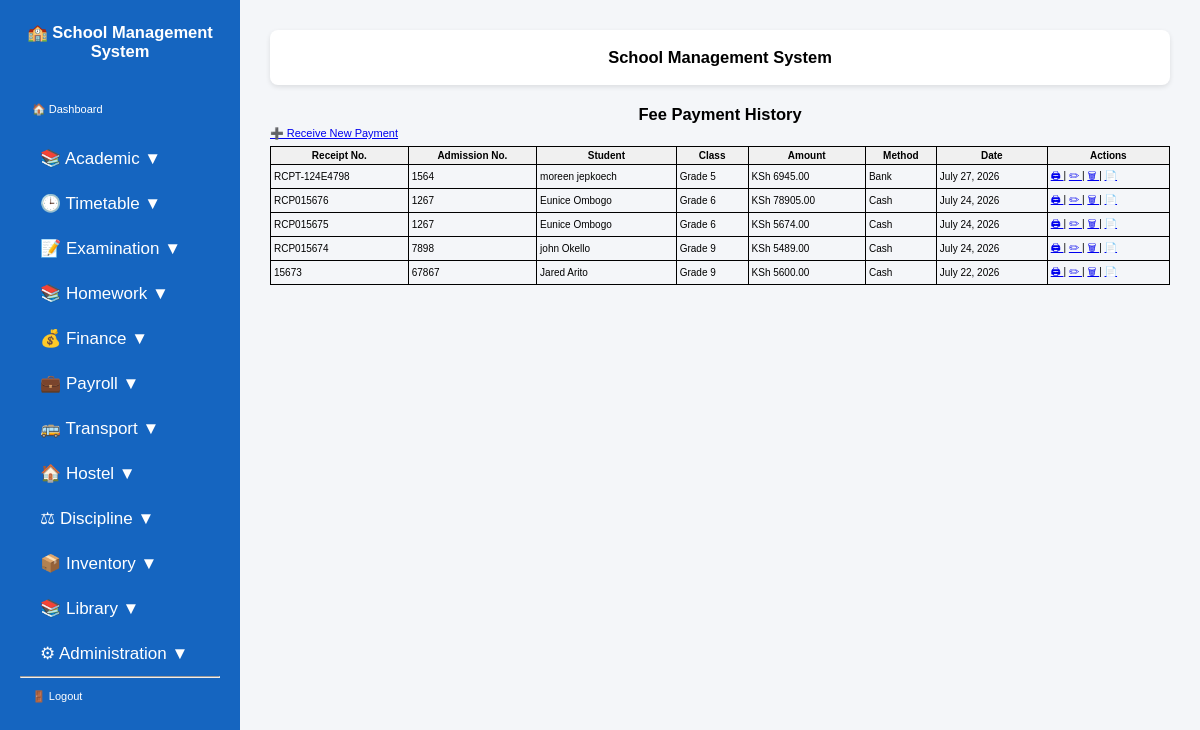
Page /fees/payments/ (signed in) on the earlier database version.
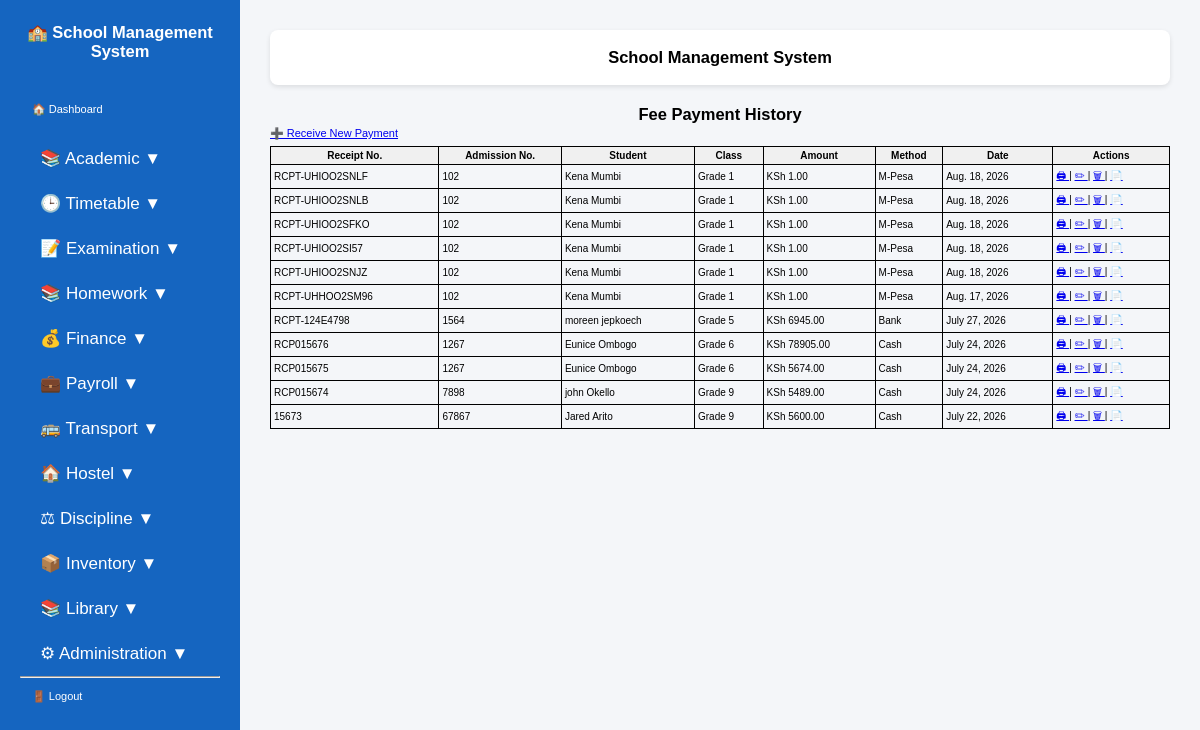
Same page on the later database version.
### students/models.py (models this page shows, shortened)
class FeePayment(models.Model):
    PAYMENT_METHODS = [
        ("Cash", "Cash"),
        ("M-Pesa", "M-Pesa"),
        ("Bank", "Bank"),
        ("Cheque", "Cheque"),
    ]
    student = models.ForeignKey(
        Student,
        on_delete=models.CASCADE
    )
    amount = models.DecimalField(
        max_digits=10,
        decimal_places=2,
    )
    payment_date = models.DateField()
    payment_method = models.CharField(
        max_length=20,
        choices=PAYMENT_METHODS,
        default="Cash",
    )
    receipt_number = models.CharField(
        max_length=50,
        unique=True,
    )
    reference = models.CharField(
        max_length=100,
        blank=True,
    )
    remarks = models.TextField(
        blank=True,
    )
    recorded_by = models.ForeignKey(
        User,
        on_delete=models.SET_NULL,
        null=True,
        blank=True,
    )

class Student(models.Model):
    user = models.OneToOneField(
        User,
        on_delete=models.CASCADE,
        null=True,
        blank=True,
        related_name="student_profile",
    )
    school = models.ForeignKey(
        SchoolProfile,
        on_delete=models.CASCADE,
        null=True,
        blank=True,
        related_name="students",
    )
    admission_number = models.CharField(max_length=20)
    first_name = models.CharField(max_length=100)
    last_name = models.CharField(max_length=100)
    gender = models.CharField(
        max_length=10,
        choices=[
            ("Male", "Male"),
            ("Female", "Female"),
        ],
    )
    date_of_birth = models.DateField()
    school_class = models.ForeignKey(
        SchoolClass,
        on_delete=models.SET_NULL,
        null=True,
        blank=True,
        related_name="students",
    )
    parent_name = models.CharField(max_length=100)
    phone = models.CharField(max_length=20)
    parent_user = models.ForeignKey(
        User,
        on_delete=models.SET_NULL,
        null=True,
        blank=True,
        related_name="children"
    )
    photo = models.ImageField(
        upload_to="students/",
        blank=True,
        null=True,
    )
    class Meta:
        constraints = [
            models.UniqueConstraint(
                fields=["school", "admission_number"],
                name="unique_admission_number_per_school",
            )
        ]

class SchoolClass(models.Model):
    name = models.CharField(max_length=50)
    school = models.ForeignKey(
        SchoolProfile,
        on_delete=models.CASCADE,
        related_name="classes",
    )
    class_teacher = models.ForeignKey(
        Teacher,
        on_delete=models.SET_NULL,
        null=True,
        blank=True,
        related_name="class_teacher_for",
    )
    class Meta:
        constraints = [
            models.UniqueConstraint(
                fields=["school", "name"],
                name="unique_class_per_school",
            )
        ]

### students/view_modules/finance.py (the view)
# urls.py: path('fees/payments/', views.fee_payment_list, name='fee_payment_list'),
@login_required
@admin_or_bursar
@in_group("Administrators", "Bursar")
def fee_payment_list(request):
    payments = FeePayment.objects.select_related(
        "student",
        "student__school_class",
    ).order_by("-payment_date", "-id")
    return render(
        request,
        "students/fee_payment_list.html",
        {
            "payments": payments,
        },
    )

### students/templatetags/group_tags.py (called while the page is built)
@register.filter
def has_group(user, group_name):
    return user.groups.filter(name=group_name).exists()

### templates/students/fee_payment_list.html
{% extends "base.html" %}
{% block content %}
<h2>Fee Payment History</h2>
<p>
    <a href="{% url 'add_fee_payment' %}">
        ➕ Receive New Payment
    </a>
</p>
<table border="1" cellpadding="8" cellspacing="0">
    <tr>
        <th>Receipt No.</th>
        <th>Admission No.</th>
        <th>Student</th>
        <th>Class</th>
        <th>Amount</th>
        <th>Method</th>
        <th>Date</th>
        <th>Actions</th>
    </tr>
    {% for payment in payments %}
    <tr>
        <td>{{ payment.receipt_number }}</td>
        <td>{{ payment.student.admission_number }}</td>
        <td>
            {{ payment.student.first_name }}
            {{ payment.student.last_name }}
        </td>
        <td>{{ payment.student.school_class.name }}</td>
        <td>KSh {{ payment.amount }}</td>
        <td>{{ payment.payment_method }}</td>
        <td>{{ payment.payment_date }}</td>
        <td>
            <a href="{% url 'print_receipt' payment.id %}">
                🖨
            </a>
            |
            <a href="{% url 'edit_payment' payment.id %}">
                ✏
            </a>
            |
            <a href="{% url 'delete_payment' payment.id %}">
                🗑
            </a>
            |
            <a href="{% url 'fee_statement' payment.student.id %}">
                📄
            </a>
        </td>
    </tr>
    {% empty %}
    <tr>
        <td colspan="8">
            No payments have been recorded.
        </td>
    </tr>
    {% endfor %}
</table>
{% endblock %}

Differences in the rows shown:
added FeePayment: receipt_number "RCPT-UHIOO2SNLF", student.admission_number "102", student.first_name "Kena", student.last_name "Mumbi", student.school_class.name "Grade 1", amount "1.00", payment_method "M-Pesa", payment_date "Aug. 18, 2026"
added FeePayment: receipt_number "RCPT-UHIOO2SNLB", student.admission_number "102", student.first_name "Kena", student.last_name "Mumbi", student.school_class.name "Grade 1", amount "1.00", payment_method "M-Pesa", payment_date "Aug. 18, 2026"
added FeePayment: receipt_number "RCPT-UHIOO2SFKO", student.admission_number "102", student.first_name "Kena", student.last_name "Mumbi", student.school_class.name "Grade 1", amount "1.00", payment_method "M-Pesa", payment_date "Aug. 18, 2026"
added FeePayment: receipt_number "RCPT-UHIOO2SI57", student.admission_number "102", student.first_name "Kena", student.last_name "Mumbi", student.school_class.name "Grade 1", amount "1.00", payment_method "M-Pesa", payment_date "Aug. 18, 2026"
added FeePayment: receipt_number "RCPT-UHIOO2SNJZ", student.admission_number "102", student.first_name "Kena", student.last_name "Mumbi", student.school_class.name "Grade 1", amount "1.00", payment_method "M-Pesa", payment_date "Aug. 18, 2026"
added FeePayment: receipt_number "RCPT-UHHOO2SM96", student.admission_number "102", student.first_name "Kena", student.last_name "Mumbi", student.school_class.name "Grade 1", amount "1.00", payment_method "M-Pesa", payment_date "Aug. 17, 2026"
